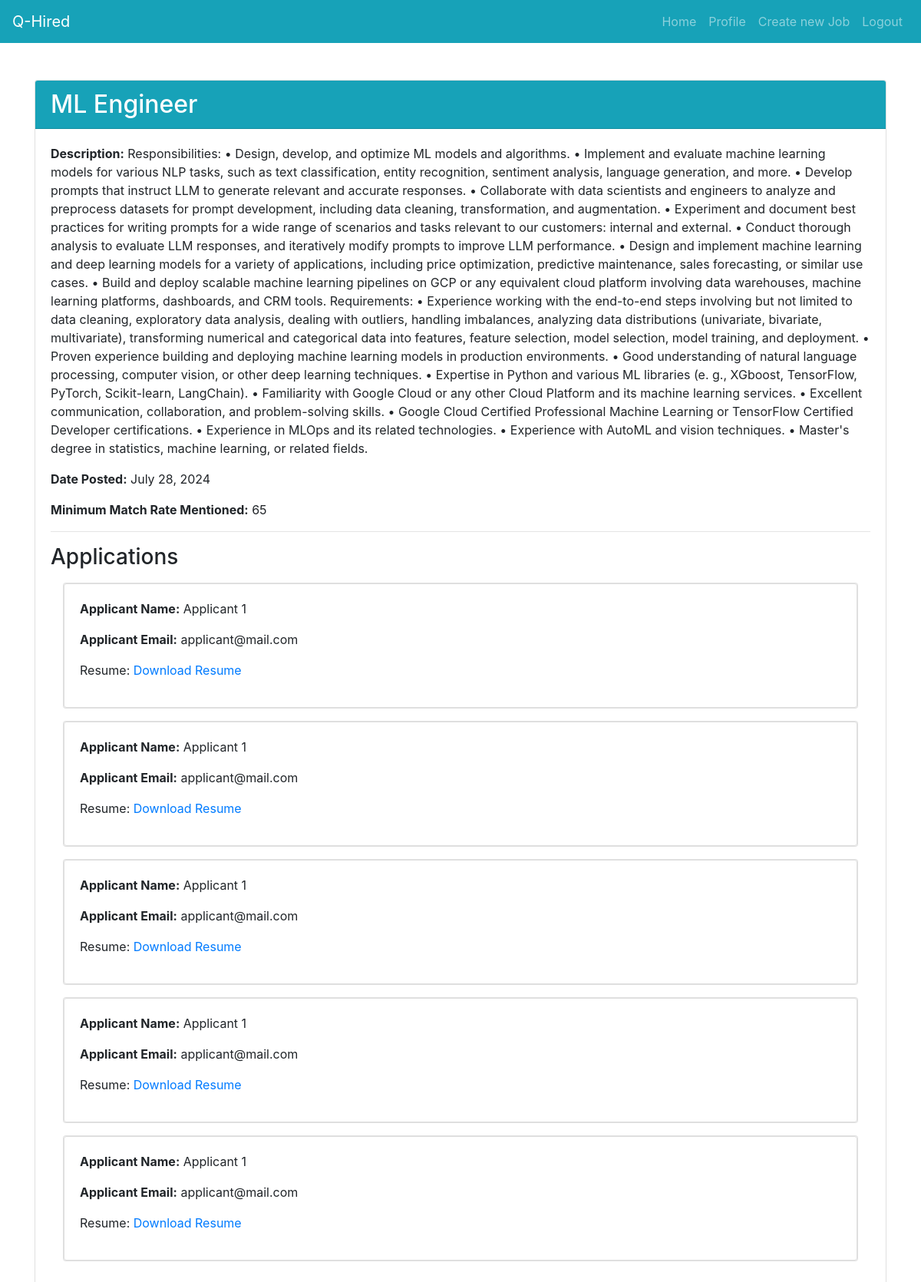
Page /job/418eaf37-f6ad-4f47-99a9-ea67679dff58/ (signed in) on the committed database.
### users/models.py (models this page shows, shortened)
class Postings(models.Model):
    posted_by = models.ForeignKey(settings.AUTH_USER_MODEL, on_delete=models.CASCADE, related_name='posted_jobs')
    job_id = models.UUIDField(primary_key=True, default=uuid.uuid4, editable=False)
    job_title = models.CharField(max_length=200)
    job_description = models.CharField(max_length=3000)
    min_match_rate_req = models.IntegerField()
    date_posted = models.DateField(default=timezone.now)

### applications/models.py (models this page shows, shortened)
class Applications(models.Model):
    applicant_id = models.AutoField(primary_key=True)
    applicant_name = models.CharField(max_length=250)
    job_id = models.ForeignKey(Postings, on_delete=models.CASCADE, related_name='registered_job_id')
    applicant_email = models.CharField(max_length=250)
    resume = models.FileField(upload_to='resumes/', blank=False, null=False)

### content/views.py (the view)
# urls.py: path('job/<uuid:pk>/', PostedDetailView.as_view(), name='job_detail'),
class PostedDetailView(DetailView):
    model = Postings
    template_name = 'applications.html'
    context_object_name = 'job'
    def get_context_data(self, **kwargs):
        context = super().get_context_data(**kwargs)
        job_id = self.object.job_id
        context['applications'] = Applications.objects.filter(job_id=self.object)
        return context

### content/templates/applications.html
{% extends "home.html" %}
{% block content %}
    <div class="container mt-5">
        <div class="card">
            <div class="card-header bg-info text-white">
                <h2 class="mb-0">{{ job.job_title }}</h2>
            </div>
            <div class="card-body">
                <p><strong>Description:</strong> {{ job.job_description }}</p>
                <p><strong>Date Posted:</strong> {{ job.date_posted }}</p>
                <p><strong>Minimum Match Rate Mentioned:</strong> {{ job.min_match_rate_req }}</p>
                <hr>
                <h3>Applications</h3>
                {% if applications %}
                {% for application in applications %}
                    <div class="card m-3">
                            <div class="card">
                                <div class="card-body">
                                    <p><strong>Applicant Name:</strong> {{ application.applicant_name }}</p>
                                    <p><strong>Applicant Email:</strong> {{ application.applicant_email }}</p>
                                    <p>Resume: <a href="{% url 'download_resume' application.pk %}" target="_blank">Download Resume</a></p>
                                </div>
                            </div>
                    </div>
                {% endfor %}
                {% else %}
                    <p>No applications yet for this job.</p>
                {% endif %}
            </div>
        </div>
    </div>
{% endblock content %}

### rows in the picture
Postings: job_title "ML Engineer", job_description "Responsibilities: • Design, develop, and optimize ML models and algorithms. • Implement and evaluate machine learning models for various NLP tasks, such as text classification, entity recognition, sentiment analysis, language generation, and more. • Develop prompts that instruct LLM to generate relevant and accurate responses. • Collaborate with data scientists and engineers to analyze and preprocess datasets for prompt development, including data cleaning, transformation, and augmentation. • Experiment and document best practices for writing prompts for a wide range of scenarios and tasks relevant to our customers: internal and external. • Conduct thorough analysis to evaluate LLM…", date_posted "July 28, 2024", min_match_rate_req "65"
Applications: applicant_name "Applicant 1", applicant_email "applicant@mail.com"
Applications: applicant_name "Applicant 1", applicant_email "applicant@mail.com"
Applications: applicant_name "Applicant 1", applicant_email "applicant@mail.com"
Applications: applicant_name "Applicant 1", applicant_email "applicant@mail.com"
Applications: applicant_name "Applicant 1", applicant_email "applicant@mail.com"
